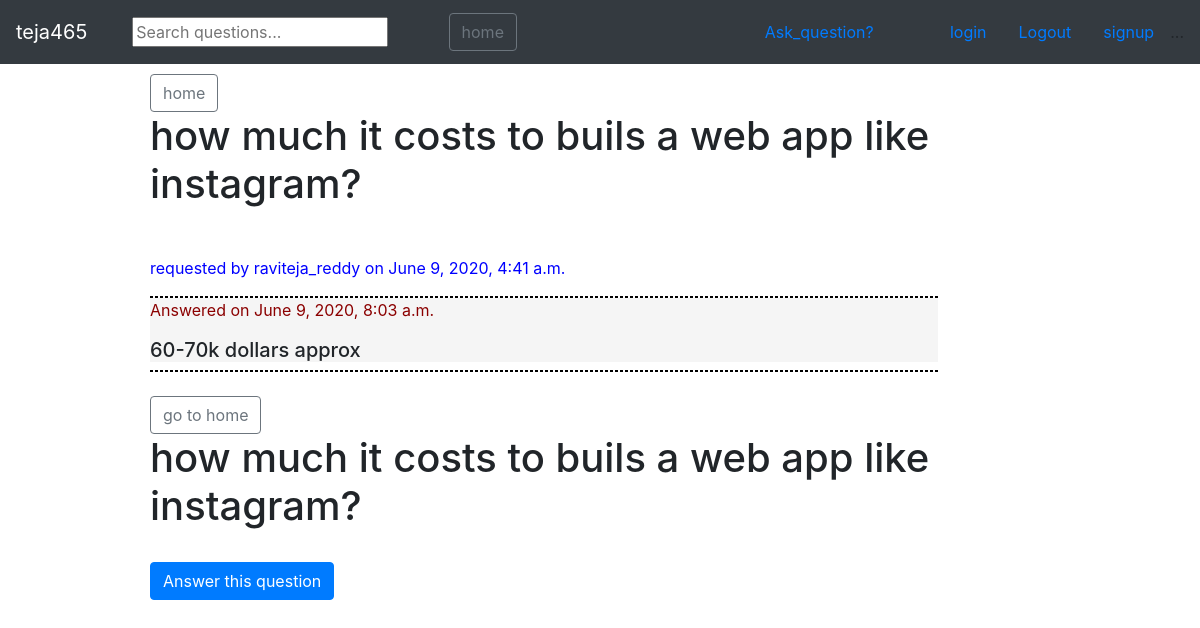
The page /detail/4 on the database its author committed.
### myapp/models.py (models this page shows, shortened)
class questions_model(models.Model):
    author = models.ForeignKey(User,on_delete=models.CASCADE,related_name='questions')
    question = models.TextField()
    date=models.DateTimeField(default=timezone.now)

class answers_model(models.Model):
    date=models.DateTimeField(default=timezone.now)
    answer = models.TextField(default='  ')
    question = models.ForeignKey(questions_model, default=1,  on_delete=models.CASCADE,related_name='answers')

### myapp/views.py (the view)
# urls.py: re_path(r'^detail/(?P<id>\d+)', views.question_detail_view),
def question_detail_view(request,id):
    question=questions_model.objects.get(id=id)
    answers=question.answers.all()
    return render(request,'questionDetail.html',{'question':question,'answers':answers})

### templates/questionDetail.html
<!DOCTYPE html>
{% extends 'base.html'%}
{% block detailQuestion%}
<div class="qa">
  <a href="http://127.0.0.1:8000/" class="btn btn-outline-secondary">home</a>
<h1> {{question.question}} </h1>
<p> &emsp;&emsp;
  <div class="aut_date">
  requested by {{question.author}} on {{question.date}}
    </div>
</p>
<div class="striped-border">
</div>
{%if answers%}
    {% for answer in answers %}
        <div class="ans_date">
          <div class="answer_date_individual">  <p> Answered on {{answer.date}}</p>
          </div>
      <h5>{{answer.answer}}</h5>
        </div>
      <div class="striped-border">
      </div>
      <br>
    {% endfor%}
      <a href="http://127.0.0.1:8000/" class="btn btn-outline-secondary">go to home</a>
      <h1>{{question.question}}</h1>
      <br><a href="http://127.0.0.1:8000/answer/{{question.id}}" class="btn btn-primary">Answer this question</a>
  {% else%}
  <h3>No one answered this question
    be the first to answer</h3>
<a href="http://127.0.0.1:8000/answer/{{question.id}}" class="btn btn-primary">Answer this question</a>
    <a href="answer/{{question.id}}"></a>
  {% endif%}
</div>
{% endblock %}

### static/index.css (style rules this page uses)
.striped-border { border: 1px dashed #000; margin: auto; margin-top:0%; margin-bottom: 0%; }
.qa { float:left; padding: 10px 10px 0 150px ; width: 79%; }
.aut_date { color:blue; }
.ans_date { background-color: WhiteSmoke; }
.answer_date_individual { color:DarkRed; }

### rows shown on the page
questions_model: question "how much it costs to buils a web app like instagram?", author "raviteja_reddy", date "June 9, 2020, 4:41 a.m."
answers_model: date "June 9, 2020, 8:03 a.m.", answer "60-70k dollars approx"
